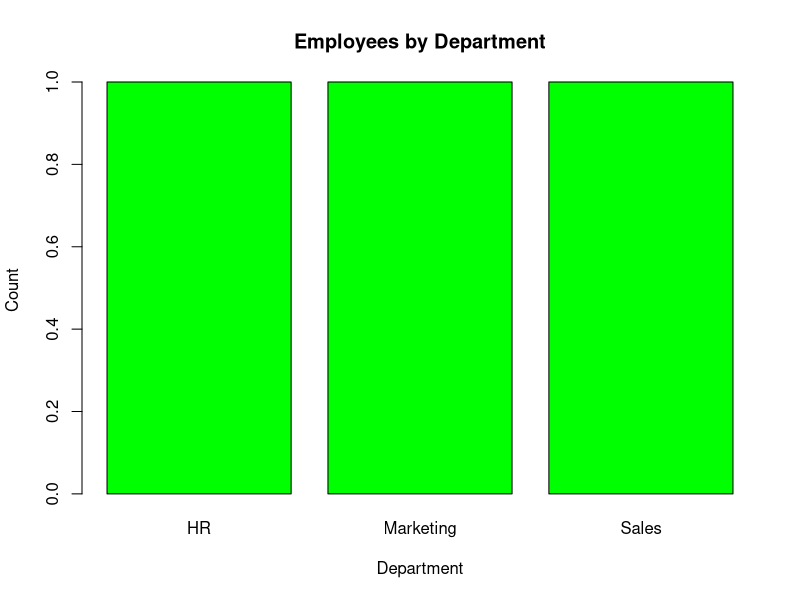

Generate this figure with R:
# -------- Data --------
departments <- c("HR", "Marketing", "Sales")
counts <- c(1, 1, 1)   # equal height bars as shown

# -------- Bar Plot --------
barplot(counts,
        names.arg = departments,
        col = "green",
        main = "Employees by Department",
        xlab = "Department",
        ylab = "Count")
